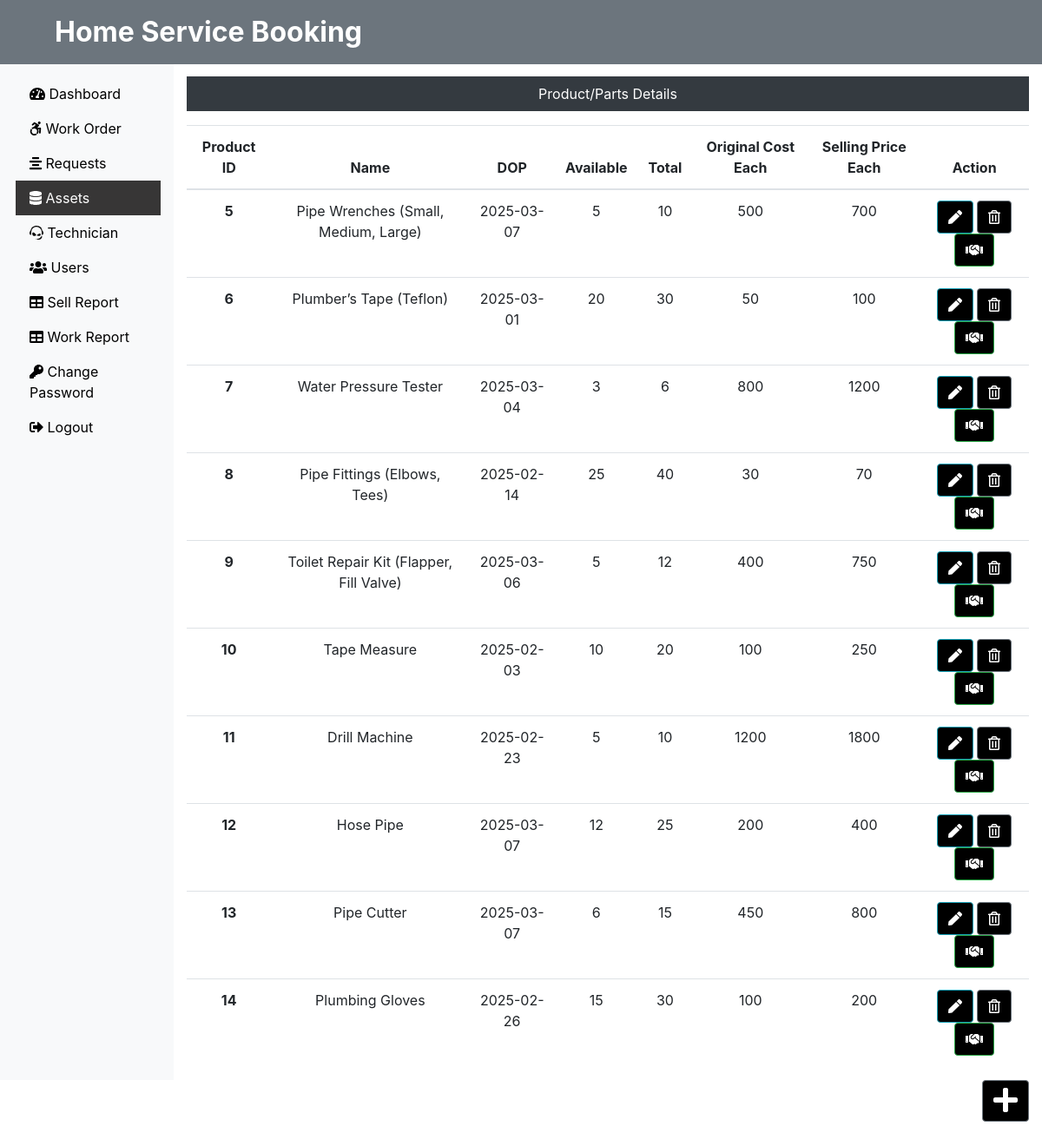
Page /Admin/assets.php (signed in) on the committed database.
### tables this page shows
CREATE TABLE `assets_tb` (
  `p_id` int(11) NOT NULL,
  `p_name` varchar(100) NOT NULL,
  `p_dop` date NOT NULL,
  `p_avil` int(11) NOT NULL,
  `p_total` int(11) NOT NULL,
  `p_og_cost` int(11) NOT NULL,
  `p_sell_price` int(11) NOT NULL
);

### Admin/assets.php (the view, shortened to what this page needs)
<?php
include('includes/header.php');
include('../dbConnection.php');
?>
<div class="col-sm-9 col-md-10 mt-5 text-center">
  <p class=" bg-dark text-white p-2">Product/Parts Details</p>
  <?php
    $sql = "SELECT * FROM assets_tb";
    $result = $conn->query($sql);
    if($result->num_rows > 0){
  echo '<table class="table">
    <thead>
      <tr>
        <th scope="col">Product ID</th>
        <th scope="col">Name</th>
        <th scope="col">DOP</th>
        <th scope="col">Available</th>
        <th scope="col">Total</th>
        <th scope="col">Original Cost Each</th>
        <th scope="col">Selling Price Each</th>
        <th scope="col">Action</th>
      </tr>
    </thead>
    <tbody>';
    while($row = $result->fetch_assoc()){
      echo '<tr>
        <th scope="row">'.$row["p_id"].'</th>
        <td>'.$row["p_name"].'</td>
        <td>'.$row["p_dop"].'</td>
        <td>'.$row["p_avil"].'</td>
        <td>'.$row["p_total"].'</td>
        <td>'.$row["p_og_cost"].'</td>
        <td>'.$row["p_sell_price"].'</td>
        <td>
          <form action="editproduct.php" method="POST" class="d-inline"> <input type="hidden" name="id" value='. $row["p_id"] .'><button type="submit" class="btn btn-info" name="view" value="View"><i class="fas fa-pen"></i></button></form>
          <form action="" method="POST" class="d-inline"><input type="hidden" name="id" value='. $row["p_id"] .'><button type="submit" class="btn btn-secondary" name="delete" value="Delete"><i class="far fa-trash-alt"></i></button></form>
          <form action="sellproduct.php" method="POST" class="d-inline"><input type="hidden" name="id" value='. $row["p_id"] .'><button type="submit" class="btn btn-success" name="issue" value="Issue"><i class="fas fa-handshake"></i></button></form>
        </td>
      </tr>';
    }
    echo '</tbody>
  </table>';
  } else {
    echo "0 Result";
  }
  ?>
</div>
</div>
<div class="d-flex justify-content-end">
  <a class="btn btn-secondary box" href="addproduct.php">
    <i class="fas fa-plus fa-2x"></i>
  </a>
</div></div>
<?php
include('includes/footer.php');
?>

### Admin/includes/header.php (shortened to what this page needs)
<!DOCTYPE html>
<html lang="en">
<head>
 <link rel="stylesheet" href="../css/bootstrap.min.css">
 <link rel="stylesheet" href="../css/all.min.css">
 <link rel="stylesheet" href="../css/custom.css">
</head>
<body>
 <nav class="navbar navbar-expand-sm navbar-dark bg-secondary text-white pl-5 fixed-top">
 <a class="navbar-brand col-sm-3 col-md-2 mr-0" href="RequesterProfile.php">Home Service Booking</a>
 </nav>
 <div class="container-fluid mb-5" style="margin-top:40px;">
  <div class="row">
   <nav class="col-sm-3 col-md-2 bg-light sidebar py-5 d-print-none">
    <div class="sidebar-sticky">
     <ul class="nav flex-column">
      <li class="nav-item">
       <a class="nav-link <?php if(PAGE == 'dashboard') { echo 'active'; } ?> " href="dashboard.php">
        <i class="fas fa-tachometer-alt"></i>
        Dashboard
       </a>
      </li>
      <li class="nav-item">
       <a class="nav-link <?php if(PAGE == 'work') { echo 'active'; } ?>" href="work.php">
        <i class="fab fa-accessible-icon"></i>
        Work Order
       </a>
      </li>
      <li class="nav-item">
       <a class="nav-link <?php if(PAGE == 'request') { echo 'active'; } ?>" href="request.php">
        <i class="fas fa-align-center"></i>
        Requests
       </a>
      </li>
      <li class="nav-item">
       <a class="nav-link <?php if(PAGE == 'assets') { echo 'active'; } ?>" href="assets.php">
        <i class="fas fa-database"></i>
        Assets
       </a>
      </li>
      <li class="nav-item">
       <a class="nav-link <?php if(PAGE == 'technician') { echo 'active'; } ?>" href="technician.php">
        <i class="fab fa-teamspeak"></i>
        Technician
       </a>
      </li>
      <li class="nav-item">
       <a class="nav-link <?php if(PAGE == 'requesters') { echo 'active'; } ?>" href="requester.php">
        <i class="fas fa-users"></i>
        Users
       </a>
      </li>
      <li class="nav-item">
       <a class="nav-link <?php if(PAGE == 'sellreport') { echo 'active'; } ?>" href="soldproductreport.php">
        <i class="fas fa-table"></i>
        Sell Report
       </a>
      </li>
      <li class="nav-item">
       <a class="nav-link <?php if(PAGE == 'workreport') { echo 'active'; } ?>" href="workreport.php">
        <i class="fas fa-table"></i>
        Work Report
       </a>
      </li>
      <li class="nav-item">
       <a class="nav-link <?php if(PAGE == 'changepass') { echo 'active'; } ?>" href="changepass.php">
        <i class="fas fa-key"></i>
        Change Password
       </a>
      </li>
      <li class="nav-item">
       <a class="nav-link" href="../logout.php">
        <i class="fas fa-sign-out-alt"></i>
        Logout
       </a>
      </li>
     </ul>
    </div>
   </nav>

### Admin/includes/footer.php (shortened to what this page needs)
</body>
</html>

### css/custom.css (style rules this page uses)
.btn { background-color: rgb(0, 0, 0); color: rgb(255, 255, 255); }
.navbar-brand { font-size: 2rem; font-weight: bold; }

### Admin/includes/header.php (style rules this page uses)
.sidebar .nav-link { color: black !important; border-left: 3px solid transparent; transition: all 0.3s ease; }
.sidebar .nav-link.active { background-color:rgb(55, 54, 54) !important; color: white !important; border-left-color: white; }

### rows in the picture
assets_tb: p_id "5", p_name "Pipe Wrenches (Small, Medium, Large)", p_dop "2025-03-07", p_avil "5", p_total "10", p_og_cost "500", p_sell_price "700"
assets_tb: p_id "6", p_name "Plumber’s Tape (Teflon)", p_dop "2025-03-01", p_avil "20", p_total "30", p_og_cost "50", p_sell_price "100"
assets_tb: p_id "7", p_name "Water Pressure Tester", p_dop "2025-03-04", p_avil "3", p_total "6", p_og_cost "800", p_sell_price "1200"
assets_tb: p_id "8", p_name "Pipe Fittings (Elbows, Tees)", p_dop "2025-02-14", p_avil "25", p_total "40", p_og_cost "30", p_sell_price "70"
assets_tb: p_id "9", p_name "Toilet Repair Kit (Flapper, Fill Valve)", p_dop "2025-03-06", p_avil "5", p_total "12", p_og_cost "400", p_sell_price "750"
assets_tb: p_id "10", p_name "Tape Measure", p_dop "2025-02-03", p_avil "10", p_total "20", p_og_cost "100", p_sell_price "250"
assets_tb: p_id "11", p_name "Drill Machine", p_dop "2025-02-23", p_avil "5", p_total "10", p_og_cost "1200", p_sell_price "1800"
assets_tb: p_id "12", p_name "Hose Pipe", p_dop "2025-03-07", p_avil "12", p_total "25", p_og_cost "200", p_sell_price "400"
assets_tb: p_id "13", p_name "Pipe Cutter", p_dop "2025-03-07", p_avil "6", p_total "15", p_og_cost "450", p_sell_price "800"
assets_tb: p_id "14", p_name "Plumbing Gloves", p_dop "2025-02-26", p_avil "15", p_total "30", p_og_cost "100", p_sell_price "200"
